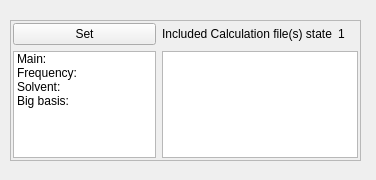
<?xml version="1.0" encoding="UTF-8"?>
<ui version="4.0">
 <class>AnalyseWindow</class>
 <widget class="QMainWindow" name="AnalyseWindow">
  <property name="geometry">
   <rect>
    <x>0</x>
    <y>0</y>
    <width>376</width>
    <height>180</height>
   </rect>
  </property>
  <property name="windowTitle">
   <string>MainWindow</string>
  </property>
  <widget class="QWidget" name="centralwidget">
   <widget class="QFrame" name="frame">
    <property name="geometry">
     <rect>
      <x>10</x>
      <y>20</y>
      <width>351</width>
      <height>141</height>
     </rect>
    </property>
    <property name="frameShape">
     <enum>QFrame::StyledPanel</enum>
    </property>
    <property name="frameShadow">
     <enum>QFrame::Raised</enum>
    </property>
    <layout class="QVBoxLayout" name="verticalLayout">
     <property name="leftMargin">
      <number>2</number>
     </property>
     <property name="topMargin">
      <number>2</number>
     </property>
     <property name="rightMargin">
      <number>2</number>
     </property>
     <property name="bottomMargin">
      <number>2</number>
     </property>
     <item>
      <layout class="QGridLayout" name="gridLayout">
       <item row="0" column="0">
        <widget class="QPushButton" name="button_set_file">
         <property name="text">
          <string>Set</string>
         </property>
        </widget>
       </item>
       <item row="0" column="1">
        <widget class="QLabel" name="label">
         <property name="text">
          <string>Included Calculation file(s) state</string>
         </property>
        </widget>
       </item>
       <item row="0" column="2">
        <widget class="QLabel" name="label_state">
         <property name="minimumSize">
          <size>
           <width>20</width>
           <height>0</height>
          </size>
         </property>
         <property name="layoutDirection">
          <enum>Qt::LeftToRight</enum>
         </property>
         <property name="text">
          <string>1</string>
         </property>
        </widget>
       </item>
       <item row="1" column="0">
        <widget class="QListWidget" name="calctype">
         <property name="verticalScrollBarPolicy">
          <enum>Qt::ScrollBarAlwaysOff</enum>
         </property>
         <property name="horizontalScrollBarPolicy">
          <enum>Qt::ScrollBarAlwaysOff</enum>
         </property>
         <item>
          <property name="text">
           <string>Main:</string>
          </property>
         </item>
         <item>
          <property name="text">
           <string>Frequency:</string>
          </property>
         </item>
         <item>
          <property name="text">
           <string>Solvent:</string>
          </property>
         </item>
         <item>
          <property name="text">
           <string>Big basis:</string>
          </property>
         </item>
        </widget>
       </item>
       <item row="1" column="1" colspan="2">
        <widget class="QListWidget" name="calc_files"/>
       </item>
      </layout>
     </item>
    </layout>
   </widget>
  </widget>
 </widget>
 <resources/>
 <connections/>
</ui>
